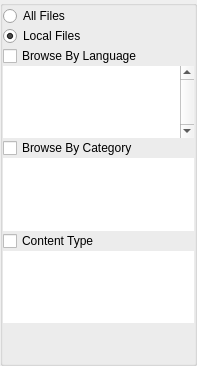
<?xml version="1.0" encoding="UTF-8"?>
<ui version="4.0">
 <class>contentmanagerside</class>
 <widget class="QWidget" name="contentmanagerside">
  <property name="geometry">
   <rect>
    <x>0</x>
    <y>0</y>
    <width>197</width>
    <height>366</height>
   </rect>
  </property>
  <property name="sizePolicy">
   <sizepolicy hsizetype="Preferred" vsizetype="Preferred">
    <horstretch>0</horstretch>
    <verstretch>0</verstretch>
   </sizepolicy>
  </property>
  <property name="windowTitle">
   <string>Form</string>
  </property>
  <layout class="QVBoxLayout" name="verticalLayout">
   <property name="spacing">
    <number>0</number>
   </property>
   <property name="leftMargin">
    <number>0</number>
   </property>
   <property name="topMargin">
    <number>0</number>
   </property>
   <property name="rightMargin">
    <number>0</number>
   </property>
   <property name="bottomMargin">
    <number>0</number>
   </property>
   <item>
    <widget class="QGroupBox" name="groupBox">
     <property name="title">
      <string/>
     </property>
     <property name="flat">
      <bool>true</bool>
     </property>
     <layout class="QVBoxLayout" name="verticalLayout_2" stretch="0,0,0,0,0,0,0,0,0">
      <property name="spacing">
       <number>0</number>
      </property>
      <property name="sizeConstraint">
       <enum>QLayout::SetMinimumSize</enum>
      </property>
      <property name="leftMargin">
       <number>0</number>
      </property>
      <property name="topMargin">
       <number>0</number>
      </property>
      <property name="rightMargin">
       <number>0</number>
      </property>
      <property name="bottomMargin">
       <number>0</number>
      </property>
      <item>
       <widget class="QRadioButton" name="allFileButton">
        <property name="text">
         <string>All Files</string>
        </property>
       </widget>
      </item>
      <item>
       <widget class="QRadioButton" name="localFileButton">
        <property name="text">
         <string>Local Files</string>
        </property>
        <property name="checked">
         <bool>true</bool>
        </property>
       </widget>
      </item>
      <item>
       <widget class="QCheckBox" name="languageButton">
        <property name="text">
         <string>Browse By Language</string>
        </property>
       </widget>
      </item>
      <item>
       <widget class="QListWidget" name="languageSelector">
        <property name="sizePolicy">
         <sizepolicy hsizetype="Expanding" vsizetype="Expanding">
          <horstretch>0</horstretch>
          <verstretch>1</verstretch>
         </sizepolicy>
        </property>
        <property name="frameShape">
         <enum>QFrame::NoFrame</enum>
        </property>
        <property name="frameShadow">
         <enum>QFrame::Plain</enum>
        </property>
        <property name="lineWidth">
         <number>0</number>
        </property>
        <property name="verticalScrollBarPolicy">
         <enum>Qt::ScrollBarAlwaysOn</enum>
        </property>
        <property name="horizontalScrollBarPolicy">
         <enum>Qt::ScrollBarAlwaysOff</enum>
        </property>
        <property name="sizeAdjustPolicy">
         <enum>QAbstractScrollArea::AdjustToContents</enum>
        </property>
       </widget>
      </item>
      <item>
       <widget class="QCheckBox" name="categoryButton">
        <property name="enabled">
         <bool>true</bool>
        </property>
        <property name="text">
         <string>Browse By Category</string>
        </property>
       </widget>
      </item>
      <item>
       <widget class="QListWidget" name="categorySelector">
        <property name="sizePolicy">
         <sizepolicy hsizetype="Expanding" vsizetype="Expanding">
          <horstretch>0</horstretch>
          <verstretch>1</verstretch>
         </sizepolicy>
        </property>
        <property name="frameShape">
         <enum>QFrame::NoFrame</enum>
        </property>
        <property name="frameShadow">
         <enum>QFrame::Plain</enum>
        </property>
        <property name="lineWidth">
         <number>0</number>
        </property>
        <property name="horizontalScrollBarPolicy">
         <enum>Qt::ScrollBarAlwaysOff</enum>
        </property>
        <property name="sizeAdjustPolicy">
         <enum>QAbstractScrollArea::AdjustToContents</enum>
        </property>
       </widget>
      </item>
      <item>
       <widget class="QCheckBox" name="contentTypeButton">
        <property name="text">
         <string>Content Type</string>
        </property>
       </widget>
      </item>
      <item>
       <widget class="QListWidget" name="contentTypeSelector">
        <property name="sizePolicy">
         <sizepolicy hsizetype="Expanding" vsizetype="Expanding">
          <horstretch>0</horstretch>
          <verstretch>1</verstretch>
         </sizepolicy>
        </property>
        <property name="frameShape">
         <enum>QFrame::NoFrame</enum>
        </property>
        <property name="frameShadow">
         <enum>QFrame::Plain</enum>
        </property>
        <property name="lineWidth">
         <number>0</number>
        </property>
        <property name="horizontalScrollBarPolicy">
         <enum>Qt::ScrollBarAlwaysOff</enum>
        </property>
        <property name="sizeAdjustPolicy">
         <enum>QAbstractScrollArea::AdjustToContents</enum>
        </property>
       </widget>
      </item>
      <item>
       <spacer name="verticalSpacer">
        <property name="orientation">
         <enum>Qt::Vertical</enum>
        </property>
        <property name="sizeHint" stdset="0">
         <size>
          <width>20</width>
          <height>40</height>
         </size>
        </property>
       </spacer>
      </item>
     </layout>
    </widget>
   </item>
  </layout>
 </widget>
 <resources/>
 <connections/>
</ui>
